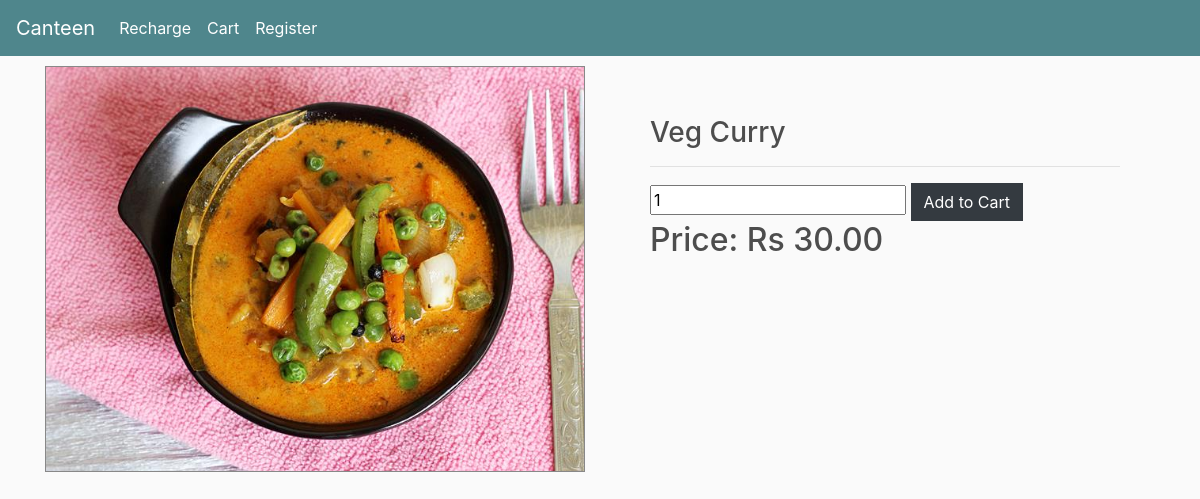
Before: /product/9/ with the older database file.
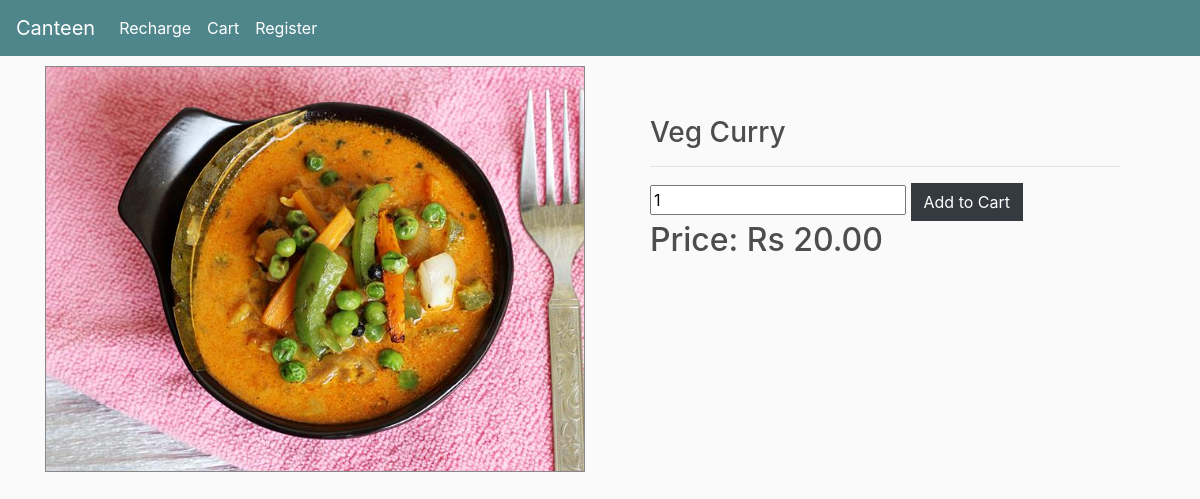
After: the same page with the newer database file.
### store/models.py (models this page shows, shortened)
class Product(models.Model):
	name = models.CharField(max_length=200)
	price = models.DecimalField(max_digits=7, decimal_places=2)
	image = models.ImageField(null=True, blank=True)
	@property
	def imageURL(self):
		try:
			url = self.image.url
		except:
			url = ''
		return url

### store/views.py (the view, shortened to what this page needs)
# urls.py: path('product/<str:pk>/', views.product, name="product"),
def product(request, pk):
	product = Product.objects.get(id=pk)
	context = {'product':product}
	return render(request, 'product.html', context)

### templates/product.html (shortened to what this page needs)
{% extends 'main.html' %}
{% load static %}
{% block content %}
<div class="row">
	<div class="col-lg-6">
		<img style="border:1px solid #888" src="{{product.imageURL}}" class="img-fluid">
	</div>
	<div style="padding:50px" class="col-lg-6">
		<h3>{{product.name}}</h3>
		<hr>
		<form method="POST" action="{% url 'product' product.id %}">
			<input min="1" value=1 type="number" name="quantity">
			<input class="btn btn-dark" type="submit" value="Add to Cart">
		</form>
		<h2>Price: Rs {{product.price}}</h2>
	</div>
</div>
{% endblock content %}

### templates/main.html (shortened to what this page needs)
<!DOCTYPE html>
{% load static %}
<html>
<head>
	<link rel="stylesheet" href="https://stackpath.bootstrapcdn.com/bootstrap/4.4.1/css/bootstrap.min.css">
	<link rel="stylesheet" type="text/css" href="{% static 'css/main.css' %}">
</head>
<body>
	<nav class="navbar navbar-expand-lg navbar-dark bg-dark">
	  <a class="navbar-brand" href="{% url 'store' %}">Canteen</a>
	  <div class="collapse navbar-collapse" id="navbarSupportedContent">
	    <ul class="navbar-nav mr-auto">
	      <li class="nav-item active">
	        <a class="nav-link" href="{% url 'recharge' %}">Recharge</a>
	      </li>
	      <li class="nav-item active">
	        <a class="nav-link" href="{% url 'cart' %}">Cart</a>
	      </li>
		  <li class="nav-item active">
	        <a class="nav-link" href="{% url 'register' %}">Register</a>
	      </li>
	    </ul>
	  </div>
	</nav>
     <div class="container">
            {% block content %}
            {% endblock content %}
         </div>
</body>
</html>

### guest_cart/static/css/main.css (style rules this page uses)
body { background-color: hsl(0, 0%, 98%); }
h1,h2,h3,h4,h5,h6 { color:hsl(0, 0%, 30%); }
.bg-dark { background-color: #4f868c!important; }
.col-lg-4, .col-lg-6, .col-lg-8, .col-lg-12 { margin-top: 10px; }
.btn { border-radius: 0; }

Changed rows visible on the page:
changed Product "Veg Curry": price "30.00" → "20.00"
